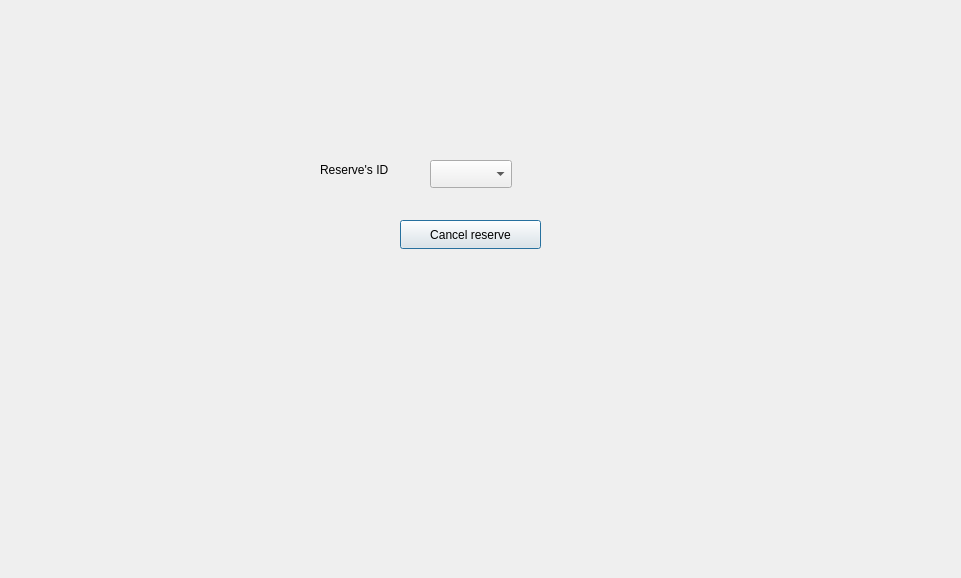
<?xml version="1.0" encoding="UTF-8"?>
<ui version="4.0">
 <class>CancelRev</class>
 <widget class="QDialog" name="CancelRev">
  <property name="geometry">
   <rect>
    <x>0</x>
    <y>0</y>
    <width>961</width>
    <height>578</height>
   </rect>
  </property>
  <property name="windowTitle">
   <string>Dialog</string>
  </property>
  <widget class="QComboBox" name="RID">
   <property name="geometry">
    <rect>
     <x>430</x>
     <y>160</y>
     <width>82</width>
     <height>28</height>
    </rect>
   </property>
  </widget>
  <widget class="QLabel" name="label">
   <property name="geometry">
    <rect>
     <x>320</x>
     <y>160</y>
     <width>101</width>
     <height>20</height>
    </rect>
   </property>
   <property name="text">
    <string>Reserve's ID</string>
   </property>
  </widget>
  <widget class="QPushButton" name="Cancelrev">
   <property name="geometry">
    <rect>
     <x>400</x>
     <y>220</y>
     <width>141</width>
     <height>29</height>
    </rect>
   </property>
   <property name="text">
    <string>Cancel reserve</string>
   </property>
  </widget>
 </widget>
 <resources/>
 <connections/>
</ui>
